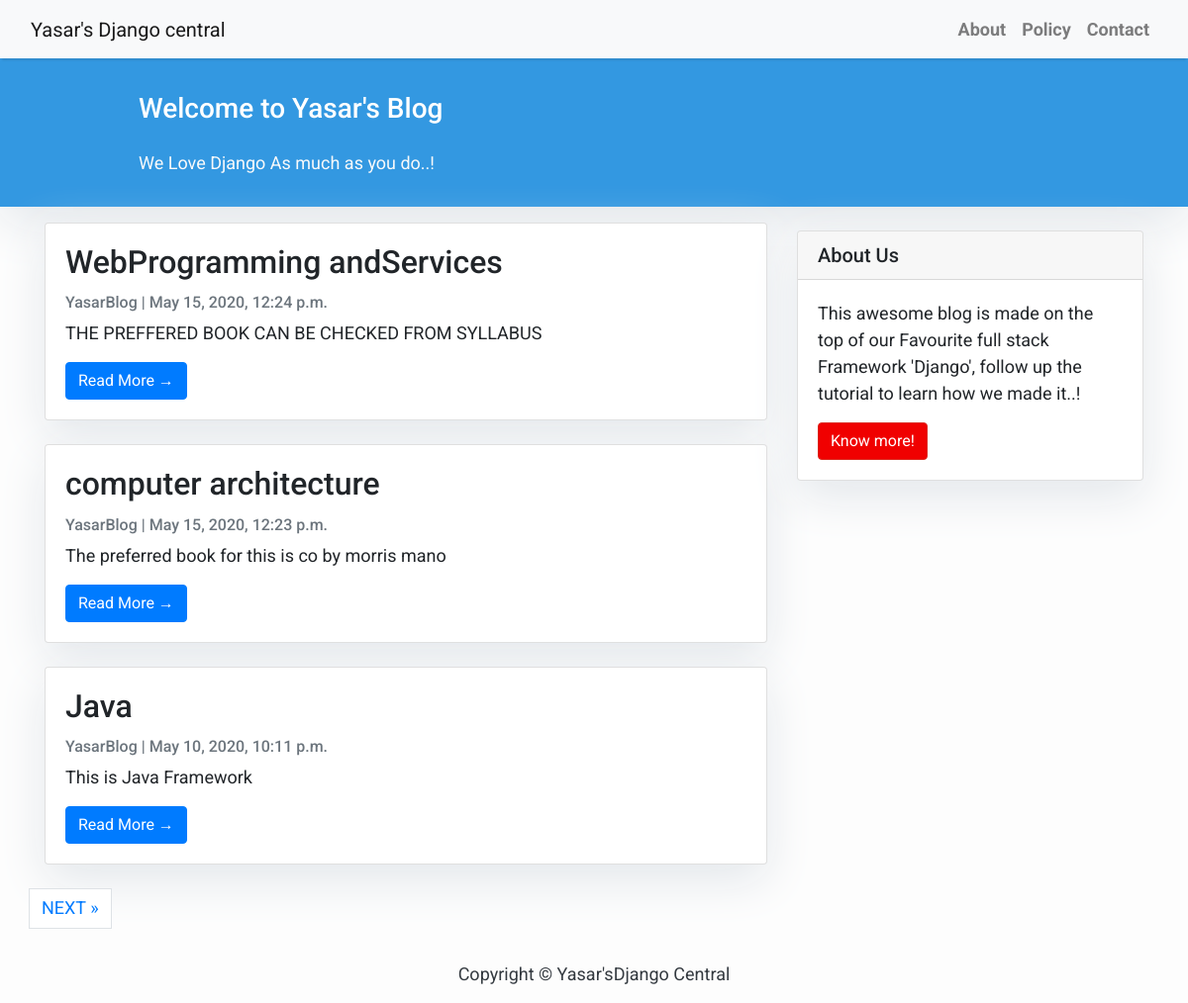
The page / on the database its author committed.
### BlogApp/models.py (models this page shows, shortened)
class Post(models.Model):
    title = models.CharField(max_length=200, unique=True)
    slug = models.SlugField(max_length=200, unique=True)
    author = models.ForeignKey(User, on_delete= models.CASCADE,related_name='blog_posts')
    updated_on = models.DateTimeField(auto_now= True)
    content = models.TextField()
    created_on = models.DateTimeField(auto_now_add=True)
    status = models.IntegerField(choices=STATUS, default=0)
    class Meta:
        ordering = ['-created_on']

### BlogApp/views.py (the view)
# urls.py: path('', views.PostList, name='home'),
def PostList(request):
    object_list = Post.objects.filter(status=1).order_by('-created_on')
    paginator = Paginator(object_list, 3)  # 3 posts in each page
    page = request.GET.get('page')
    try:
        post_list = paginator.page(page)
    except PageNotAnInteger:
        post_list = paginator.page(1)
    except EmptyPage:
        post_list = paginator.page(paginator.num_pages)
    return render(request,'index.html',{'page': page,'post_list': post_list})

### BlogApp/templates/index.html (shortened to what this page needs)
{% extends "base.html" %}
{% block content %}
<header class="masthead">
    <div class="container">
        <div class="row">
            <div class=" col-md-8 col-md-10 mx-auto">
                <div class="site-heading">
                    <h3 class=" site-heading my-4 mt-3 text-white"> Welcome to Yasar's  Blog </h3>
                    <p class="text-light">We Love Django As much as you do..! &nbsp
                    </p>
                </div>
            </div>
        </div>
    </div>
</header>
<div class="container">
    <div class="row">
        <div class="col-md-8 mt-3 left">
            {% for post in post_list %}
            <div class="card mb-4">
                <div class="card-body">
                    <h2 class="card-title">{{ post.title }}</h2>
                    <p class="card-text text-muted h6">{{ post.author }} | {{ post.created_on}} </p>
                    <p class="card-text">{{post.content|slice:":200" }}</p>
                    <a href="{% url 'post_detail' post.slug  %}" class="btn btn-primary">Read More &rarr;</a>
                </div>
            </div>
            {% endfor %}
          </div>
        {% block sidebar %} {% include 'sidebar.html' %} {% endblock sidebar %}
        {% if post_list.has_other_pages %}
          <ul class="pagination justify-content-center">
            {% if post_list.has_next %}
            <li><a href="?page={{ post_list.next_page_number }}" class="page-link"> NEXT &raquo;</a></li>
           {% endif %}
          </ul>
        </div>
        {% endif %}
    </div>
{%endblock%}

### BlogApp/templates/base.html (shortened to what this page needs)
<!DOCTYPE html>
<html>
    <head>
        <link rel="stylesheet" href="https://maxcdn.bootstrapcdn.com/bootstrap/4.0.0/css/bootstrap.min.css"
 />
    </head>
    <body>
        <nav class="navbar navbar-expand-lg navbar-light bg-light shadow" id="mainNav">
            <div class="container-fluid">
                <a class="navbar-brand" href="{% url 'home' %}">Yasar's Django central</a>
                <div class="collapse navbar-collapse" id="navbarResponsive">
                    <ul class="navbar-nav ml-auto">
                        <li class="nav-item text-black">
                            <a class="nav-link text-black font-weight-bold" href="#">About</a>
                        </li>
                        <li class="nav-item text-black">
                            <a class="nav-link text-black font-weight-bold" href="#">Policy</a>
                        </li>
                        <li class="nav-item text-black">
                            <a class="nav-link text-black font-weight-bold" href="#">Contact</a>
                        </li>
                    </ul>
                </div>
            </div>
        </nav>
        {% block content %}{% endblock content %}
        <footer class="py-3 bg-grey">
            <p class="m-0 text-dark text-center ">Copyright &copy; Yasar'sDjango Central</p>
        </footer>
    </body>
</html>

### BlogApp/templates/sidebar.html (shortened to what this page needs)
{% block sidebar %}
<div class="col-md-4 float-right ">
<div class="card my-4">
        <h5 class="card-header">About Us</h5>
    <div class="card-body">
        <p class="card-text"> This awesome blog is made on the top of our Favourite full stack Framework 'Django', follow up the tutorial to learn how we made it..!</p>
        <a href="#"
           class="btn btn-danger">Know more!</a>
    </div>
</div>
</div>
{% endblock sidebar %}

### BlogApp/templates/base.html (style rules this page uses)
body { font-family: "Roboto", sans-serif; font-size: 17px; background-color: #fdfdfd; }
.shadow { box-shadow: 0 4px 2px -2px rgba(0, 0, 0, 0.1); }
.btn-danger { color: #fff; background-color: #f00000; border-color: #dc281e; }
.masthead { background: #3398E1; height: auto; padding-bottom: 15px; box-shadow: 0 16px 48px #E3E7EB; padding-top: 10px; }

### BlogApp/templates/index.html (style rules this page uses)
body { font-family: "Roboto", sans-serif; font-size: 18px; background-color: #fdfdfd; }
.card { box-shadow: 0 16px 48px #E3E7EB; }

### BlogApp/templates/sidebar.html (style rules this page uses)
.card { box-shadow: 0 16px 48px #E3E7EB; }

### rows shown on the page
Post: title "WebProgramming andServices", author "YasarBlog", created_on "May 15, 2020, 12:24 p.m.", content "THE PREFFERED BOOK CAN BE CHECKED FROM SYLLABUS"
Post: title "computer architecture", author "YasarBlog", created_on "May 15, 2020, 12:23 p.m.", content "The preferred book for this is co by morris mano"
Post: title "Java", author "YasarBlog", created_on "May 10, 2020, 10:11 p.m.", content "This is Java Framework"
